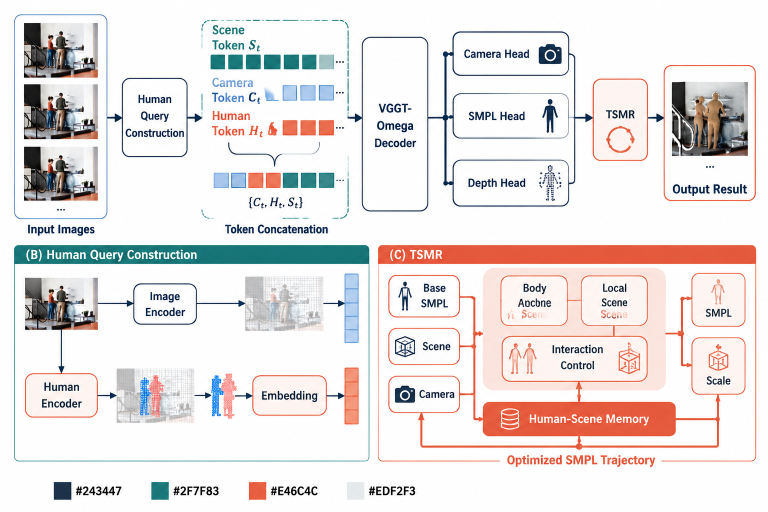
#> input picture outputs/vis/paper_architecture_recolor/concept_A_navy_teal_coral.png, 1536 x 1024 px (shown at 1/2 size)
$ python derive_nbai_concepts.py
#> lines starting #> are read from the running program, lines starting #| are printed output that depends on the picture; after the words box and inside, x2 and y2 are one past the last pixel; in counts of white or black regions, pixels touching at a corner belong together
#> in main, source is the input picture: PIL image 1536x1024 RGB; mean R, G, B 232.4, 226.4, 225.5
from pathlib import Path

import numpy as np
from PIL import Image, ImageDraw, ImageFont


ROOT = Path(__file__).resolve().parents[3]
SOURCE = ROOT / "outputs/vis/paper_architecture_recolor/concept_A_navy_teal_coral.png"
OUT = ROOT / "outputs/vis/paper_architecture_recolor"
FONT = "C:/Windows/Fonts/arial.ttf"
BOLD = "C:/Windows/Fonts/arialbd.ttf"


def rgb(value):
    value = value.lstrip("#")
    return np.array([int(value[i:i + 2], 16) for i in (0, 2, 4)], dtype=np.float32)


def preserve_photos(source, result):
    boxes = [
        (27, 42, 215, 438),
        (1325, 126, 1515, 405),
        (48, 551, 198, 662),
        (487, 548, 650, 668),
        (229, 735, 395, 852),
    ]
    for box in boxes:
        result.paste(source.crop(box), box[:2])


def recolor(source, cool, warm, light, output_name):
#> called with cool = '#20252B', warm = '#E15D44', light = '#EEF0F2', output_name = 'concept_B_swiss_coral.png'
    hsv = np.asarray(source.convert("HSV"))
    arr = np.asarray(source).astype(np.float32)
    hue = hsv[..., 0]
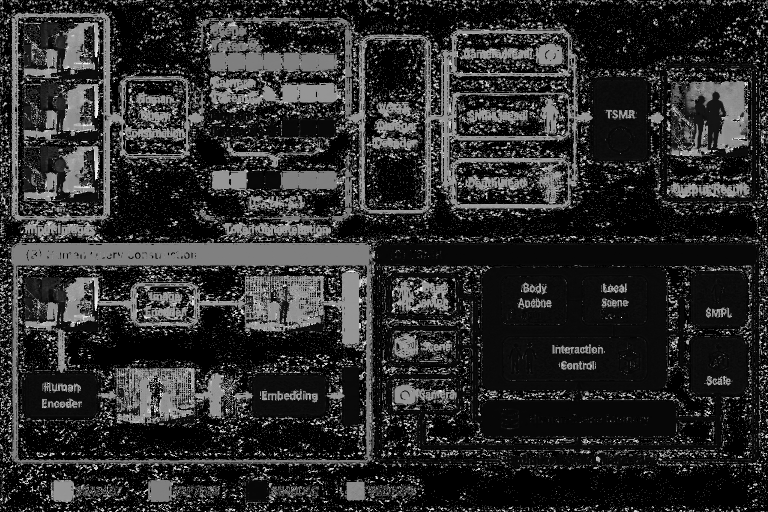
#> hue: shape (1024, 1536) (shown at 1/2 size); min 0, max 254, mean 43.5
    sat = hsv[..., 1]
    val = hsv[..., 2]

    colored = sat > 38
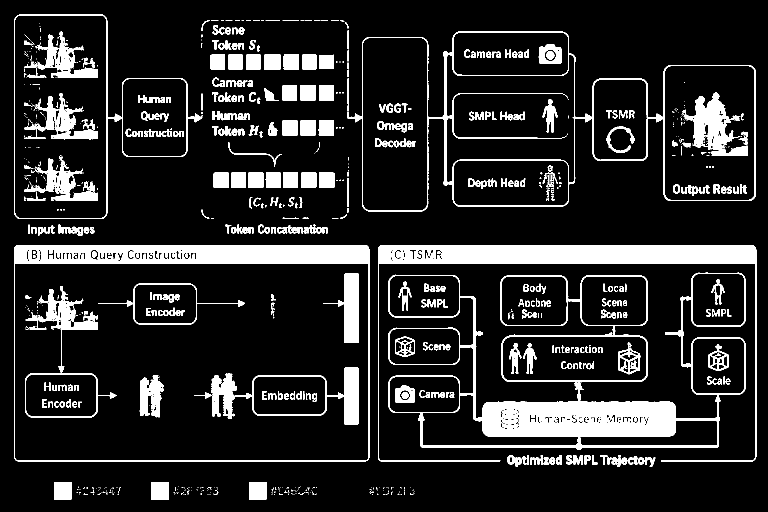
#> colored: shape (1024, 1536) bool (shown at 1/2 size); 13.9% white; 942 white regions (541 under 20 px), largest, box (x1, y1, x2, y2) and area: (776, 545, 1491, 900) 41426, (756, 490, 1513, 923) 30383, (28, 490, 739, 923) 27563
    warm_mask = colored & ((hue < 35) | (hue > 235))
#> warm_mask: shape (1024, 1536) bool; 7.5% white; 353 white regions (244 under 20 px), largest, box (x1, y1, x2, y2) and area: (776, 545, 1491, 900) 41426, (756, 490, 1513, 923) 30383, (1364, 185, 1496, 312) 5264
    cool_mask = colored & ~warm_mask
#> cool_mask: shape (1024, 1536) bool; 6.4% white; 1053 white regions (706 under 20 px), largest, box (x1, y1, x2, y2) and area: (28, 490, 739, 923) 27563, (695, 63, 1185, 423) 7355, (647, 547, 717, 686) 4051
    light_mask = colored & (val > 205)
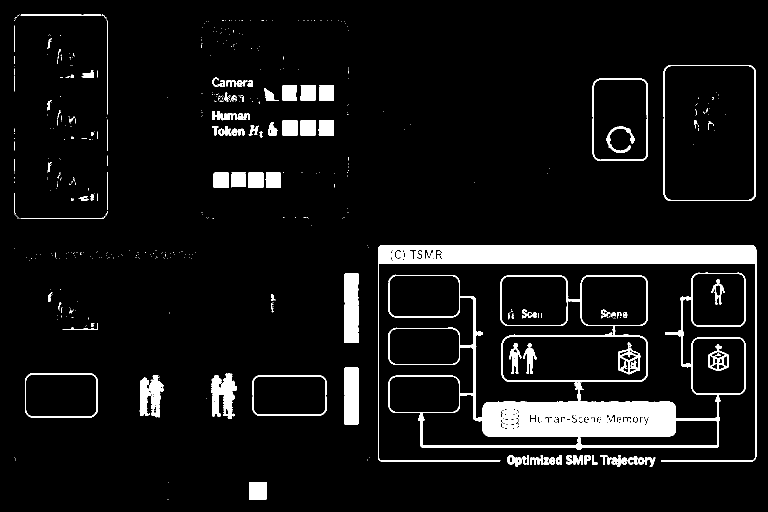
#> light_mask: shape (1024, 1536) bool (shown at 1/2 size); 7.3% white; 545 white regions (426 under 20 px), largest, box (x1, y1, x2, y2) and area: (776, 545, 1491, 900) 41425, (756, 490, 1513, 923) 30383, (689, 547, 717, 686) 3855

    for mask, target in ((cool_mask, rgb(cool)), (warm_mask, rgb(warm))):
#> in rgb, `value = value.lstrip("#")`: value = '20252B'
        strength = (0.48 + 0.52 * (val[..., None] / 255.0))
        mapped = target * strength
        arr[mask] = mapped[mask]
#> this loop made 2 passes
#> pass 1, in recolor, `mapped = target * strength`:
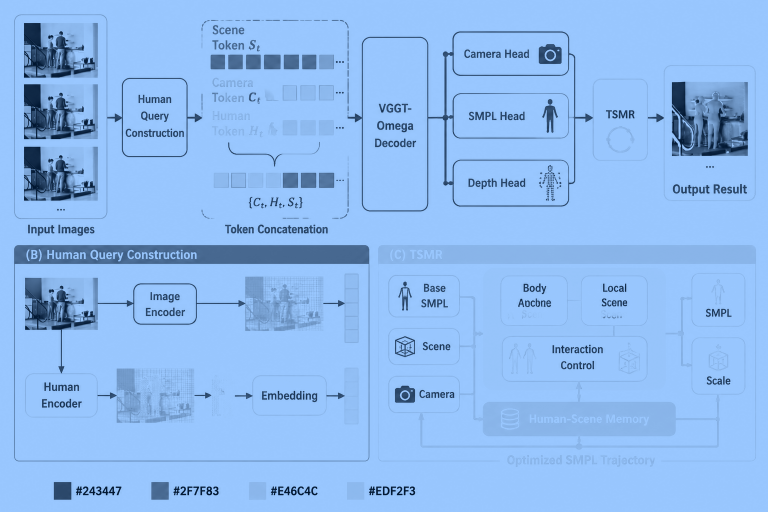
#> mapped: shape (1024, 1536, 3) float64 (shown at 1/2 size); mean of channels 0, 1, 2 30.8, 35.7, 41.5; drawn with min black and max white

    arr[light_mask] = rgb(light)
    result = Image.fromarray(np.uint8(np.clip(arr, 0, 255)))
    preserve_photos(source, result)
#> after the loop in preserve_photos, `for box in boxes:`:
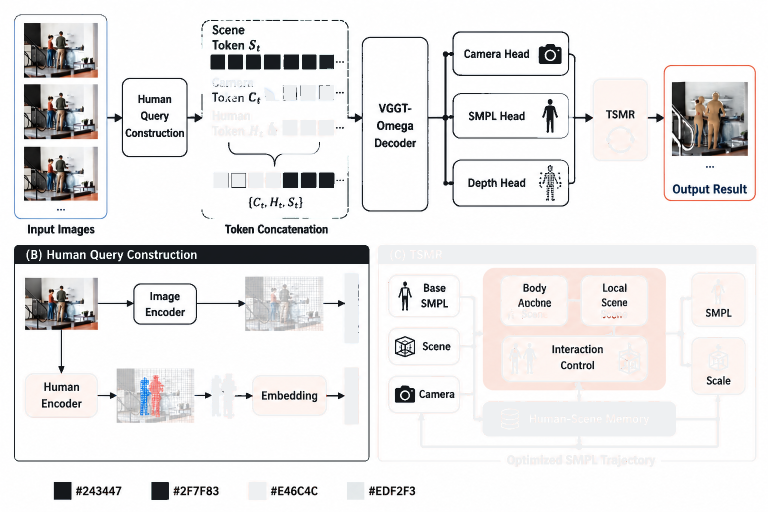
#> result: PIL image 1536x1024 RGB (shown at 1/2 size); mean R, G, B 232.6, 231.4, 231.5
    result.save(OUT / output_name, quality=100)
    return result


def palette(image, items):
    draw = ImageDraw.Draw(image)
    draw.rectangle((0, 944, image.width, image.height), fill="white")
    draw.line((28, 945, image.width - 28, 945), fill="#D9DEE3", width=2)
    draw.text((40, 963), "PALETTE", font=ImageFont.truetype(BOLD, 18), fill="#20252B")
    x = 260
    for name, color in items:
        draw.rounded_rectangle((x, 960, x + 44, 1004), radius=7, fill=color)
        draw.text((x + 58, 957), name, font=ImageFont.truetype(BOLD, 16), fill="#20252B")
        draw.text((x + 58, 981), color, font=ImageFont.truetype(FONT, 13), fill="#66717B")
        x += 300
#> after the loop, x = 1160


def main():
    source = Image.open(SOURCE).convert("RGB")

    swiss = recolor(
        source,
        cool="#20252B",
        warm="#E15D44",
        light="#EEF0F2",
        output_name="concept_B_swiss_coral.png",
    )
    palette(swiss, [("Charcoal", "#20252B"), ("Coral", "#E15D44"), ("Mist", "#EEF0F2")])
    swiss.save(OUT / "concept_B_swiss_coral.png", quality=100)

    technical = recolor(
        source,
        cool="#183B56",
        warm="#237D72",
        light="#E8F2F1",
        output_name="concept_C_technical_teal.png",
    )
#> the loop in recolor (call 2), `for mask, target in ((cool_mask, rgb(cool)), (warm_mask, rgb(warm))):` made 2 passes
#> target on passes 1 to 2: [24, 59, 86], [35, 125, 114]
#> pass 1, in recolor (call 2), `mapped = target * strength`:
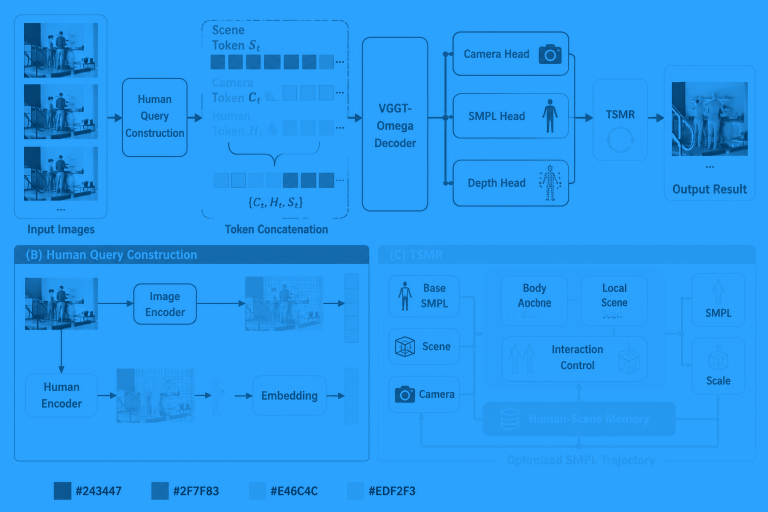
#> mapped: shape (1024, 1536, 3) float64 (shown at 1/2 size); mean of channels 0, 1, 2 23.1, 56.9, 82.9; drawn with min black and max white
#> after the loop in preserve_photos (call 2), `for box in boxes:`:
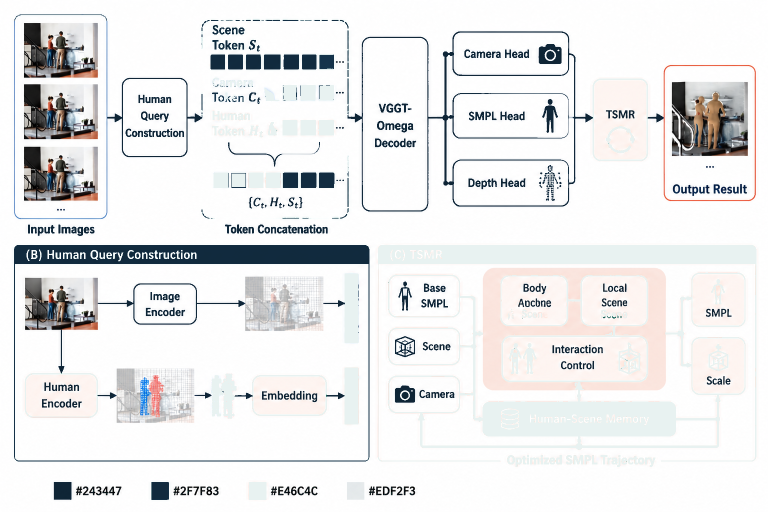
#> result: PIL image 1536x1024 RGB (shown at 1/2 size); mean R, G, B 231.9, 232.3, 232.9
    palette(technical, [("Graphite", "#183B56"), ("Teal", "#237D72"), ("Ice", "#E8F2F1")])
    technical.save(OUT / "concept_C_technical_teal.png", quality=100)

    print(OUT / "concept_B_swiss_coral.png")
    print(OUT / "concept_C_technical_teal.png")


if __name__ == "__main__":
    main()

$ run again, with outputs/vis/paper_architecture_recolor/concept_D_radial_tsmr.png copied over outputs/vis/paper_architecture_recolor/concept_A_navy_teal_coral.png
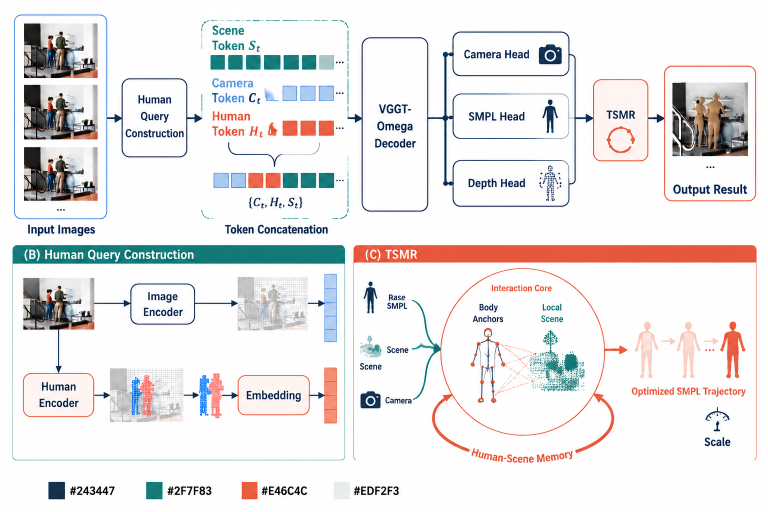
#> input picture outputs/vis/paper_architecture_recolor/concept_D_radial_tsmr.png, 1536 x 1024 px (shown at 1/2 size)
#> in main, source is the input picture: PIL image 1536x1024 RGB; mean R, G, B 233.2, 231.1, 231.5
#> in recolor, `colored = sat > 38`:
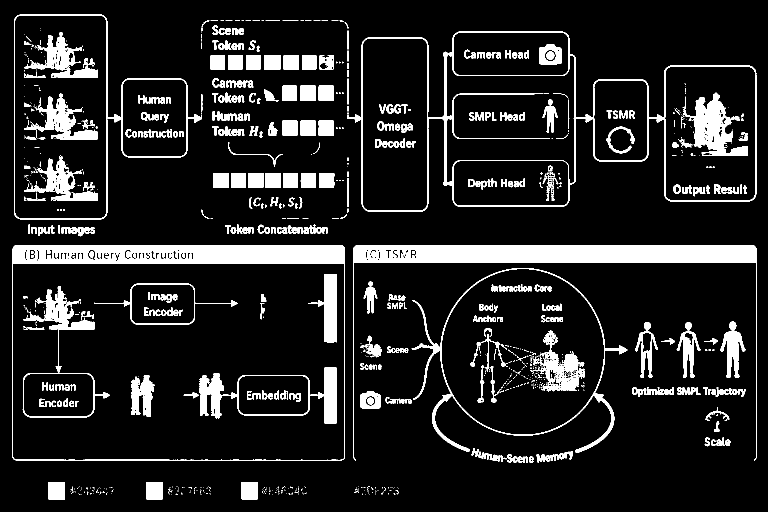
#> colored: shape (1024, 1536) bool (shown at 1/2 size); 12% white; 1082 white regions (669 under 20 px), largest, box (x1, y1, x2, y2) and area: (707, 490, 1514, 921) 28486, (25, 490, 690, 921) 24590, (695, 63, 1513, 423) 12635
#> warm_mask: shape (1024, 1536) bool; 5.3% white; 424 white regions (292 under 20 px), largest, box (x1, y1, x2, y2) and area: (707, 490, 1514, 921) 28486, (1366, 185, 1496, 312) 5248, (864, 536, 1255, 906) 5076
#> cool_mask: shape (1024, 1536) bool; 6.7% white; 1131 white regions (776 under 20 px), largest, box (x1, y1, x2, y2) and area: (25, 490, 690, 921) 24590, (695, 63, 1186, 423) 8305, (28, 29, 404, 439) 4549
#> light_mask: shape (1024, 1536) bool; 5.3% white; 1199 white regions (1071 under 20 px), largest, box (x1, y1, x2, y2) and area: (707, 490, 1514, 921) 28486, (864, 536, 1255, 906) 5072, (648, 548, 674, 685) 3416
#> value = '20252B'
#> the loop in recolor, `for mask, target in ((cool_mask, rgb(cool)), (warm_mask, rgb(warm))):` made 2 passes
#> target on passes 1 to 2: [32, 37, 43], [225, 93, 68]
#> after the loop in palette, `for name, color in items:`: x = 1160
#> the loop in recolor (call 2), `for mask, target in ((cool_mask, rgb(cool)), (warm_mask, rgb(warm))):` made 2 passes
#> target on passes 1 to 2: [24, 59, 86], [35, 125, 114]
#> after the loop in preserve_photos (call 2), `for box in boxes:`:
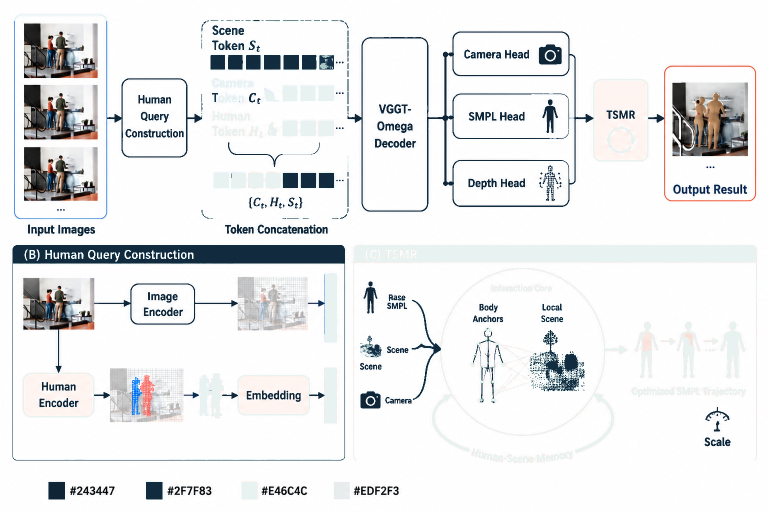
#> result: PIL image 1536x1024 RGB (shown at 1/2 size); mean R, G, B 232.7, 233.8, 234.8

$ run again, with outputs/vis/paper_architecture_recolor/concept_E_timeline_tsmr.png copied over outputs/vis/paper_architecture_recolor/concept_A_navy_teal_coral.png
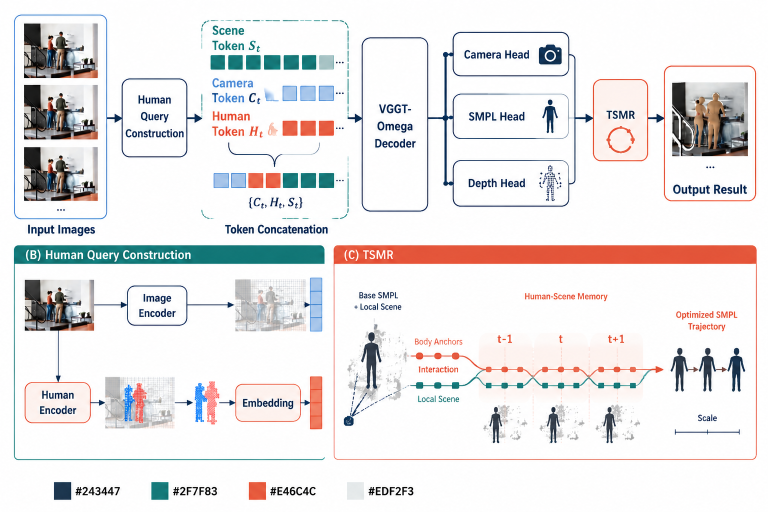
#> input picture outputs/vis/paper_architecture_recolor/concept_E_timeline_tsmr.png, 1536 x 1024 px (shown at 1/2 size)
#> in main, source is the input picture: PIL image 1536x1024 RGB; mean R, G, B 232.8, 230.4, 230.7
#> in recolor, `colored = sat > 38`:
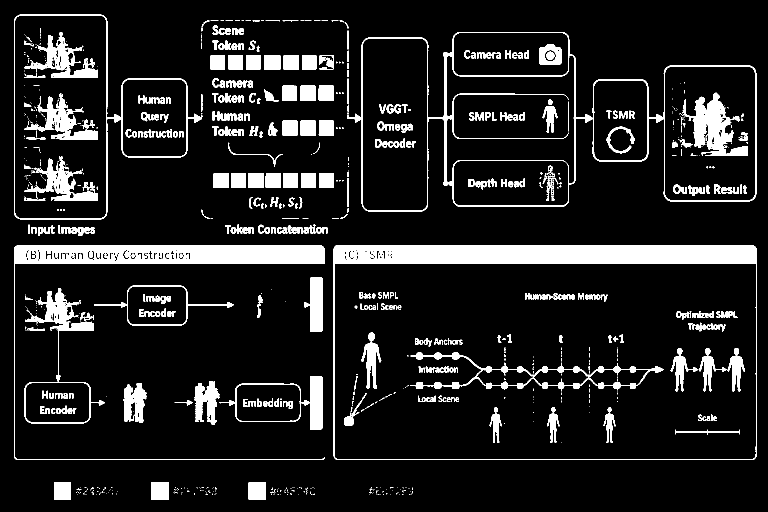
#> colored: shape (1024, 1536) bool (shown at 1/2 size); 11.6% white; 973 white regions (570 under 20 px), largest, box (x1, y1, x2, y2) and area: (667, 490, 1514, 920) 34874, (28, 490, 650, 920) 23428, (695, 64, 1513, 423) 11996
#> warm_mask: shape (1024, 1536) bool; 5% white; 433 white regions (301 under 20 px), largest, box (x1, y1, x2, y2) and area: (667, 490, 1514, 920) 34874, (1365, 185, 1496, 312) 5320, (821, 705, 1327, 755) 2798
#> cool_mask: shape (1024, 1536) bool; 6.5% white; 968 white regions (641 under 20 px), largest, box (x1, y1, x2, y2) and area: (28, 490, 650, 920) 23428, (695, 64, 1186, 423) 7955, (28, 29, 405, 439) 4508
#> light_mask: shape (1024, 1536) bool; 4.9% white; 729 white regions (601 under 20 px), largest, box (x1, y1, x2, y2) and area: (667, 490, 1514, 920) 34874, (619, 555, 645, 663) 2681, (620, 753, 645, 859) 2646
#> value = '20252B'
#> the loop in recolor, `for mask, target in ((cool_mask, rgb(cool)), (warm_mask, rgb(warm))):` made 2 passes
#> target on passes 1 to 2: [32, 37, 43], [225, 93, 68]
#> after the loop in palette, `for name, color in items:`: x = 1160
#> the loop in recolor (call 2), `for mask, target in ((cool_mask, rgb(cool)), (warm_mask, rgb(warm))):` made 2 passes
#> target on passes 1 to 2: [24, 59, 86], [35, 125, 114]
#> after the loop in preserve_photos (call 2), `for box in boxes:`:
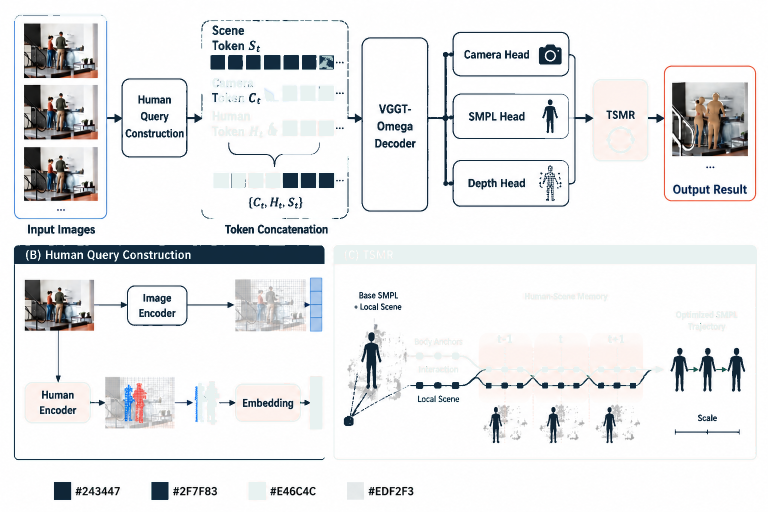
#> result: PIL image 1536x1024 RGB (shown at 1/2 size); mean R, G, B 232.2, 233.1, 234.1
